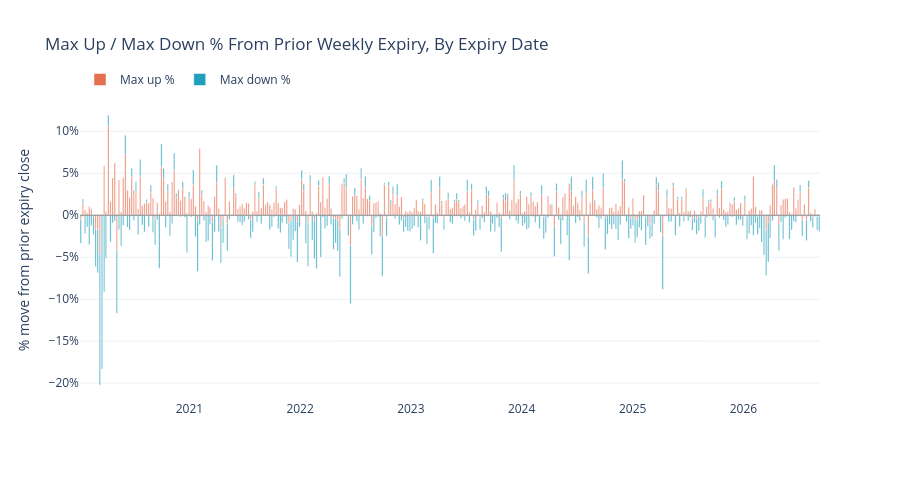

This figure's notebook cell:
### Markdown cell above
## Max Up / Max Down % Across All Weeks (Diverging Bar)

### Code cell
chrono = moves.sort_values("curr_expiry")

fig = go.Figure()
fig.add_trace(
    go.Bar(
        x=chrono["curr_expiry"],
        y=chrono["max_up_pct"],
        name="Max up %",
        marker_color="rgb(231,111,81)",
    )
)
fig.add_trace(
    go.Bar(
        x=chrono["curr_expiry"],
        y=chrono["max_down_pct"],
        name="Max down %",
        marker_color="rgb(33,158,188)",
    )
)
fig.update_layout(
    title="Max Up / Max Down % From Prior Weekly Expiry, By Expiry Date",
    barmode="relative",
    height=480,
    template="plotly_white",
    hovermode="x unified",
    legend=dict(orientation="h", yanchor="bottom", y=1.02, xanchor="left", x=0),
)
fig.update_yaxes(title_text="% move from prior expiry close", ticksuffix="%")
fig.add_hline(y=0, line_color="#888", line_width=1)
fig.show()

### Figure 1 — Plotly figure (JSON) as saved in the notebook; plotly's stock layout.template omitted (floating-point values rounded to 4 significant figures; data arrays with more than 128 entries replaced by an {"elided": "..."} marker saying what was removed)
{"data": [{"marker": {"color": "rgb(231,111,81)"}, "name": "Max up %", "type": "bar", "x": {"elided": "347 str values"}, "y": {"elided": "347 float values"}}, {"marker": {"color": "rgb(33,158,188)"}, "name": "Max down %", "type": "bar", "x": {"elided": "347 str values"}, "y": {"elided": "347 float values"}}], "layout": {"barmode": "relative", "height": 480, "hovermode": "x unified", "legend": {"orientation": "h", "x": 0, "xanchor": "left", "y": 1.02, "yanchor": "bottom"}, "shapes": [{"line": {"color": "#888", "width": 1}, "type": "line", "x0": 0, "x1": 1, "xref": "x domain", "y0": 0, "y1": 0, "yref": "y"}], "title": {"text": "Max Up / Max Down % From Prior Weekly Expiry, By Expiry Date"}, "yaxis": {"ticksuffix": "%", "title": {"text": "% move from prior expiry close"}}}}
